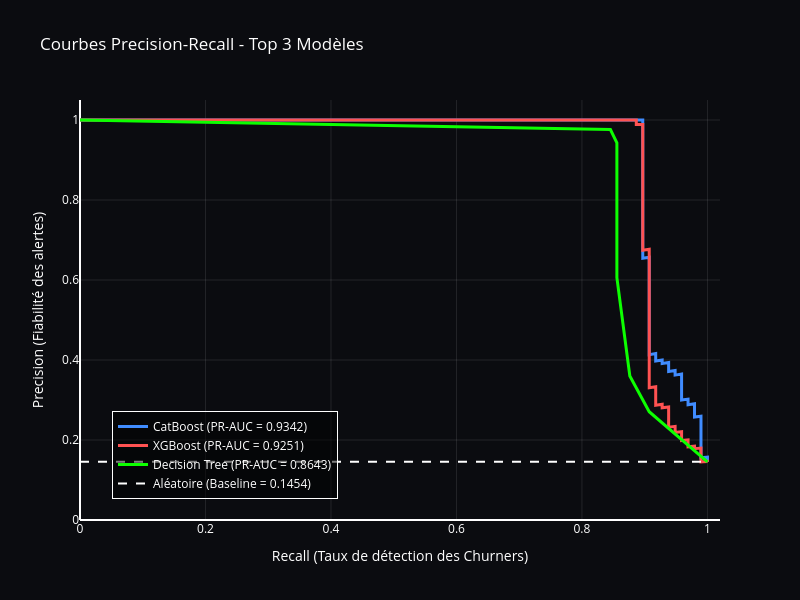

This figure's notebook cell:
### Code cell
# 1. Sélection des 3 meilleurs modèles
top_3_models = ['CatBoost', 'XGBoost', 'Decision Tree']

# Couleurs associées
couleurs = {
    'CatBoost': "#408CFF",     
    'XGBoost': '#FF5252',       
    'Decision Tree': "#0DFF00"  
}

fig = go.Figure()

# 2. Ligne de base (Baseline) pour la courbe PR
# Contrairement à ROC (qui est toujours 0.5), la baseline PR dépend du pourcentage de la classe minoritaire (Churn)
taux_churn = y_test.mean()

# 3. Boucle pour calculer et tracer la courbe de chaque modèle
for name in top_3_models:
    model = models[name]
    
    # Récupérer les probabilités
    if hasattr(model, "predict_proba"):
        y_proba = model.predict_proba(X_test)[:, 1]
    else:
        y_proba = model.decision_function(X_test)
        
    # Calcul de la précision et du recall pour différents seuils
    precision, recall, thresholds = precision_recall_curve(y_test, y_proba)
    pr_auc = average_precision_score(y_test, y_proba)
    
    # Ajout de la courbe au graphique
    fig.add_trace(go.Scatter(
        x=recall, 
        y=precision,
        mode='lines',
        name=f'{name} (PR-AUC = {pr_auc:.4f})',
        line=dict(color=couleurs[name], width=3)
    ))

# 4. Ajout de la ligne de référence (Modèle Aléatoire)
fig.add_trace(go.Scatter(
    x=[0, 1], 
    y=[taux_churn, taux_churn],
    mode='lines',
    name=f'Aléatoire (Baseline = {taux_churn:.4f})',
    line=dict(color='white', width=2, dash='dash')
))

# 5. Mise en page du graphique
fig.update_layout(
    title="Courbes Precision-Recall - Top 3 Modèles",
    plot_bgcolor="#0B0C10",
    paper_bgcolor="#0B0C10",
    font=dict(color="white"),
    xaxis=dict(title="Recall (Taux de détection des Churners)", showgrid=True, gridcolor='rgba(255,255,255,0.1)', range=[0, 1.02]),
    yaxis=dict(title="Precision (Fiabilité des alertes)", showgrid=True, gridcolor='rgba(255,255,255,0.1)', range=[0, 1.05]),
    legend=dict(
        yanchor="bottom", y=0.05, 
        xanchor="left", x=0.05, # On place la légende en bas à gauche pour ne pas cacher les courbes (souvent en haut à droite)
        bgcolor='rgba(0,0,0,0.5)',
        bordercolor='white',
        borderwidth=1
    ),
    width=800,
    height=600
)

fig.show()

### Figure 1 — Plotly figure (JSON) as saved in the notebook; plotly's stock layout.template omitted (floating-point values rounded to 4 significant figures; data arrays with more than 128 entries replaced by an {"elided": "..."} marker saying what was removed)
{"data": [{"line": {"color": "#408CFF", "width": 3}, "mode": "lines", "name": "CatBoost (PR-AUC = 0.9342)", "type": "scatter", "x": {"elided": "668 float values"}, "y": {"elided": "668 float values"}}, {"line": {"color": "#FF5252", "width": 3}, "mode": "lines", "name": "XGBoost (PR-AUC = 0.9251)", "type": "scatter", "x": {"elided": "668 float values"}, "y": {"elided": "668 float values"}}, {"line": {"color": "#0DFF00", "width": 3}, "mode": "lines", "name": "Decision Tree (PR-AUC = 0.8643)", "type": "scatter", "x": [1.0, 0.9072, 0.8763, 0.8557, 0.8557, 0.8557, 0.8557, 0.8557, 0.8557, 0.8557, 0.8557, 0.8557, 0.8454, 0.0], "y": [0.1454, 0.2708, 0.3602, 0.6058, 0.7615, 0.783, 0.7905, 0.83, 0.8646, 0.8737, 0.9121, 0.9432, 0.9762, 1.0]}, {"line": {"color": "white", "dash": "dash", "width": 2}, "mode": "lines", "name": "Aléatoire (Baseline = 0.1454)", "type": "scatter", "x": [0, 1], "y": [0.1454, 0.1454]}], "layout": {"font": {"color": "white"}, "height": 600, "legend": {"bgcolor": "rgba(0,0,0,0.5)", "bordercolor": "white", "borderwidth": 1, "x": 0.05, "xanchor": "left", "y": 0.05, "yanchor": "bottom"}, "paper_bgcolor": "#0B0C10", "plot_bgcolor": "#0B0C10", "title": {"text": "Courbes Precision-Recall - Top 3 Modèles"}, "width": 800, "xaxis": {"gridcolor": "rgba(255,255,255,0.1)", "range": [0, 1.02], "showgrid": true, "title": {"text": "Recall (Taux de détection des Churners)"}}, "yaxis": {"gridcolor": "rgba(255,255,255,0.1)", "range": [0, 1.05], "showgrid": true, "title": {"text": "Precision (Fiabilité des alertes)"}}}}
